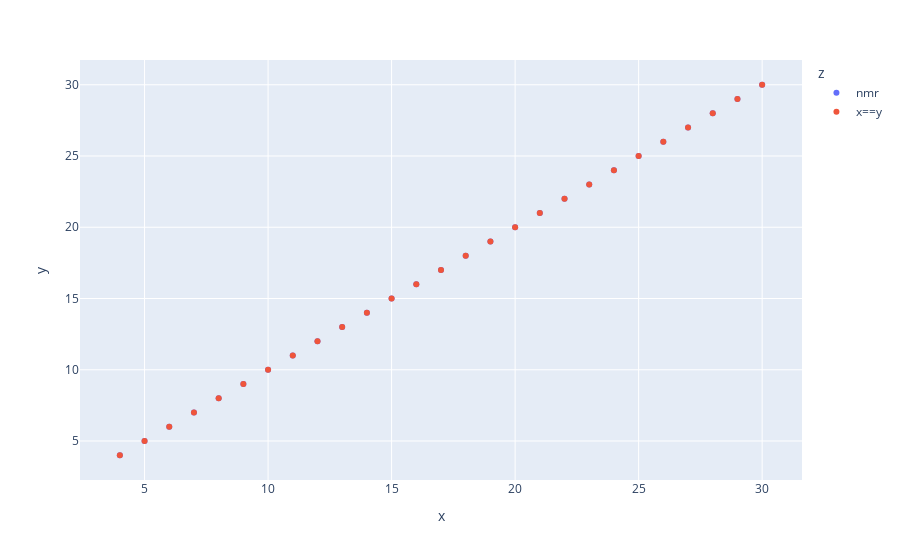

Source (notebook cell):
### Code cell
x, y, z = [], [], []
for sid in S:
    s = S[sid]
    x.append(s.i)
    y.append(s.j)
    z.append('nmr')
    x.append(s.i)
    y.append(s.i)
    z.append('x==y')
df = {'x':x, 'y':y, 'z':z}
px.scatter(df, x='x', y='y', color='z')

### Figure 1 — Plotly figure (JSON) as saved in the notebook; plotly's stock layout.template omitted (floating-point values rounded to 4 significant figures)
{"data": [{"hovertemplate": "z=nmr<br>x=%{x}<br>y=%{y}<extra></extra>", "legendgroup": "nmr", "marker": {"color": "#636efa", "symbol": "circle"}, "mode": "markers", "name": "nmr", "orientation": "v", "showlegend": true, "type": "scatter", "x": [4, 5, 6, 7, 8, 9, 10, 11, 12, 13, 14, 15, 16, 17, 18, 19, 20, 21, 22, 23, 24, 25, 26, 27, 28, 29, 30], "xaxis": "x", "y": [4, 5, 6, 7, 8, 9, 10, 11, 12, 13, 14, 15, 16, 17, 18, 19, 20, 21, 22, 23, 24, 25, 26, 27, 28, 29, 30], "yaxis": "y"}, {"hovertemplate": "z=x==y<br>x=%{x}<br>y=%{y}<extra></extra>", "legendgroup": "x==y", "marker": {"color": "#EF553B", "symbol": "circle"}, "mode": "markers", "name": "x==y", "orientation": "v", "showlegend": true, "type": "scatter", "x": [4, 5, 6, 7, 8, 9, 10, 11, 12, 13, 14, 15, 16, 17, 18, 19, 20, 21, 22, 23, 24, 25, 26, 27, 28, 29, 30], "xaxis": "x", "y": [4, 5, 6, 7, 8, 9, 10, 11, 12, 13, 14, 15, 16, 17, 18, 19, 20, 21, 22, 23, 24, 25, 26, 27, 28, 29, 30], "yaxis": "y"}], "layout": {"legend": {"title": {"text": "z"}, "tracegroupgap": 0}, "margin": {"t": 60}, "xaxis": {"anchor": "y", "domain": [0, 1], "title": {"text": "x"}}, "yaxis": {"anchor": "x", "domain": [0, 1], "title": {"text": "y"}}}}
